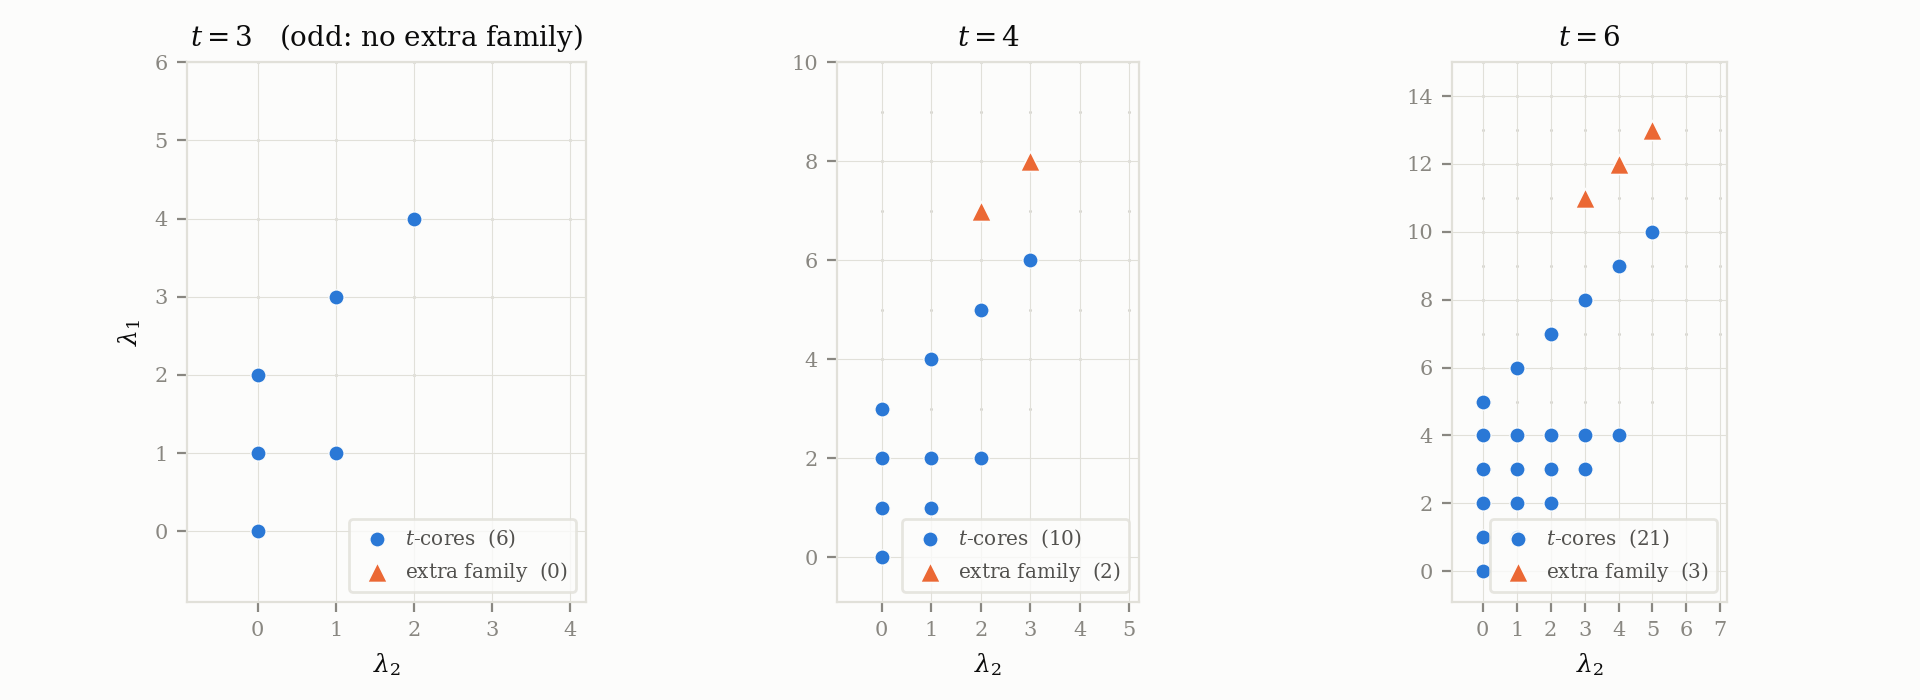

Here is the Python script that generated this plot:
"""
Figure: the independence locus of Theorem 5.2, computed rather than asserted.

Authors: Carles Marin, Claude (AI assistant).

For every two-row partition in range we TEST whether Phi_t(lambda;z) = s_lambda(z,1/z) by
evaluating both sides, and then colour the point by which of the two families of the theorem it
belongs to. The odd-t panel is the control: no extra family can exist there, and none appears.

Palette: the two validated categorical hues (blue = t-cores, the family already covered by
[AK25, Thm 5.3]; orange = the extra family created by the reciprocal specialization), plus a
neutral for the partitions where independence fails. Marker shape doubles the colour so the
figure survives greyscale printing.
"""
import sys, os
import numpy as np
import matplotlib
matplotlib.use("Agg")
import matplotlib.pyplot as plt
from matplotlib.ticker import MaxNLocator
from mpmath import mp, mpf, sinh

from theorem_full import closed_form          # noqa: E402
from ak53_consistency import core             # noqa: E402

mp.dps = 30
THETA = mpf("0.41")

SURFACE = "#fcfcfb"; INK = "#0b0b0b"; SECOND = "#52514e"; MUTED = "#898781"; GRID = "#e1e0d9"
CORE = "#2a78d6"      # blue   -- t-cores
EXTRA = "#eb6834"     # orange -- the extra family
NONE = "#d6d5cf"      # neutral

plt.rcParams.update({"font.family": "serif", "font.serif": ["DejaVu Serif"],
                     "mathtext.fontset": "dejavuserif", "font.size": 9,
                     "figure.facecolor": SURFACE, "axes.facecolor": SURFACE,
                     "savefig.facecolor": SURFACE})

PANELS = [3, 4, 6]
MAXL1 = 26

fig, axes = plt.subplots(1, 3, figsize=(9.6, 3.5))

for ax, t in zip(axes, PANELS):
    xs_c, ys_c, xs_e, ys_e, xs_n, ys_n = [], [], [], [], [], []
    n_c = n_e = 0
    for l1 in range(0, MAXL1 + 1):
        for l2 in range(0, l1 + 1):
            lam = tuple(v for v in (l1, l2) if v > 0)
            val = closed_form(lam, t, THETA)
            ref = sinh((l1 - l2 + 1) * THETA) / sinh(THETA)
            indep = abs(abs(val) - ref) < mpf("1e-18")
            if not indep:
                xs_n.append(l2); ys_n.append(l1); continue
            if core(lam, t, t + 2) == lam:
                xs_c.append(l2); ys_c.append(l1); n_c += 1
            else:
                xs_e.append(l2); ys_e.append(l1); n_e += 1

    ax.scatter(xs_n, ys_n, s=5, c=NONE, marker=".", linewidths=0, zorder=1)
    ax.scatter(xs_c, ys_c, s=30, c=CORE, marker="o", edgecolor=SURFACE, linewidth=0.5,
               zorder=3, label=rf"$t$-cores  (${n_c}$)")
    ax.scatter(xs_e, ys_e, s=52, c=EXTRA, marker="^", edgecolor=SURFACE, linewidth=0.6,
               zorder=4, label=rf"extra family  (${n_e}$)")

    ax.set_title(rf"$t={t}$" + ("   (odd: no extra family)" if t % 2 else ""),
                 fontsize=10, color=INK, pad=6)
    ax.set_xlabel(r"$\lambda_2$", color=INK)
    if t == PANELS[0]:
        ax.set_ylabel(r"$\lambda_1$", color=INK)
    hi = max(ys_c + ys_e) + 2
    ax.set_xlim(-0.9, max(xs_c + xs_e) + 2.2); ax.set_ylim(-0.9, hi)
    ax.set_aspect("equal", adjustable="box")
    ax.tick_params(colors=MUTED, labelsize=7.5)
    for s in ax.spines.values():
        s.set_color(GRID)
    ax.grid(True, color=GRID, linewidth=0.4, zorder=0)
    ax.xaxis.set_major_locator(MaxNLocator(integer=True))
    ax.yaxis.set_major_locator(MaxNLocator(integer=True))
    ax.legend(loc="lower right", fontsize=7.2, frameon=True, facecolor=SURFACE,
              edgecolor=GRID, labelcolor=SECOND, handletextpad=0.4, borderpad=0.4)

fig.tight_layout(pad=0.7)
out = os.path.join(os.path.dirname(__file__), "fig_locus")
fig.savefig(out + ".pdf"); fig.savefig(out + ".png", dpi=200)
print("wrote", out + ".pdf/.png")
